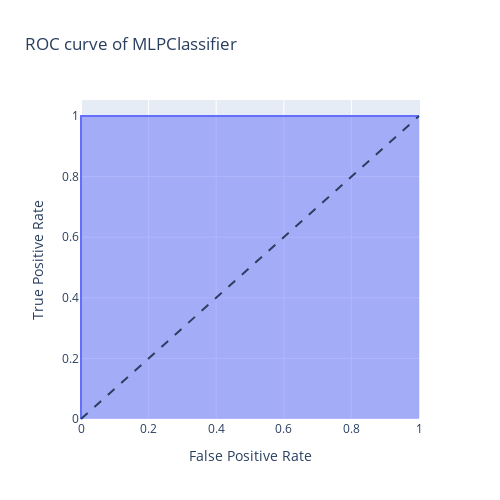

The notebook cell this image was saved under:
### Code cell
rocauc.show()

### Figure 1 — Plotly figure (JSON) as saved in the notebook; plotly's stock layout.template omitted (floating-point values rounded to 4 significant figures)
{"data": [{"fillpattern": {"shape": ""}, "hovertemplate": "False Positive Rate=%{x}<br>True Positive Rate=%{y}<extra></extra>", "legendgroup": "", "line": {"color": "#636efa"}, "marker": {"symbol": "circle"}, "mode": "lines", "name": "", "orientation": "v", "showlegend": false, "stackgroup": "1", "x": [0.0, 0.0, 0.0, 1.0], "xaxis": "x", "y": [0.0, 0.007463, 1.0, 1.0], "yaxis": "y", "type": "scatter"}], "layout": {"xaxis": {"anchor": "y", "domain": [0.0, 1.0], "title": {"text": "False Positive Rate"}}, "yaxis": {"anchor": "x", "domain": [0.0, 1.0], "title": {"text": "True Positive Rate"}}, "legend": {"tracegroupgap": 0}, "title": {"text": "ROC curve of MLPClassifier"}, "height": 500, "width": 500, "shapes": [{"line": {"dash": "dash"}, "type": "line", "x0": 0, "x1": 1, "y0": 0, "y1": 1}]}}
